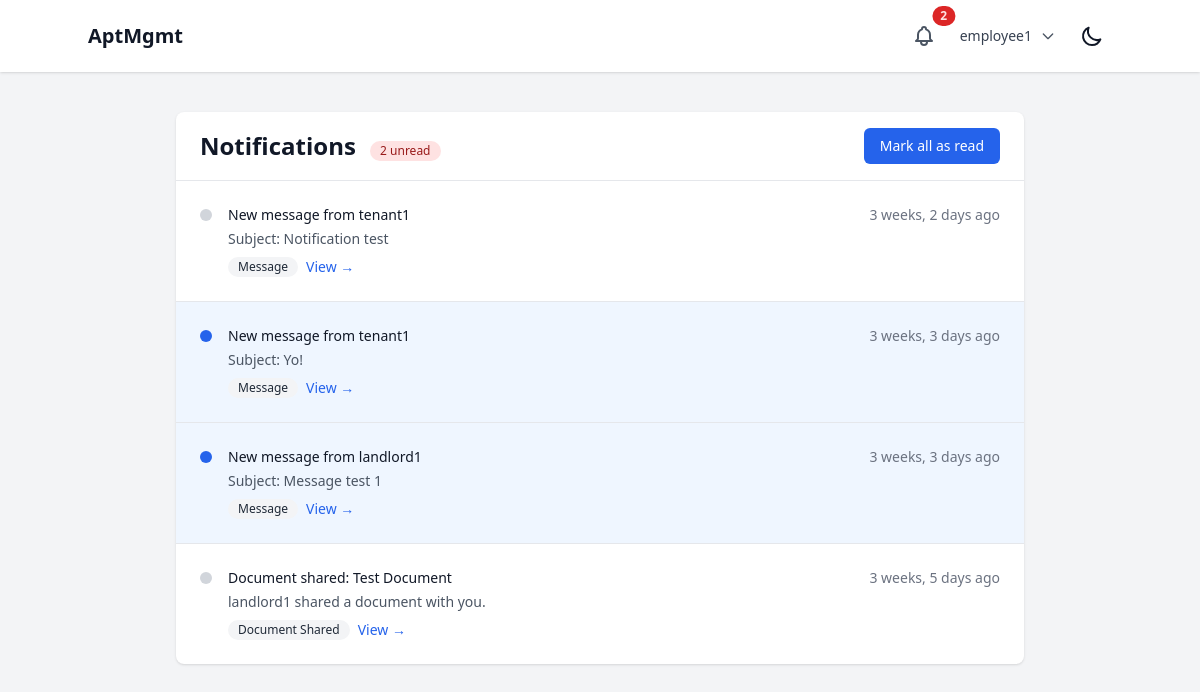
Page /messages/notifications/ (signed in) on the committed database.
### users/models.py (models this page shows, shortened)
class User(AbstractUser):
    class Role(models.TextChoices):
        SUPERUSER = "SUPERUSER", "Superuser"
        LANDLORD = "LANDLORD", "Landlord"
        EMPLOYEE = "EMPLOYEE", "Employee"
        TENANT = "TENANT", "Tenant"
    role = models.CharField(max_length=50, choices=Role.choices)
    company = models.ForeignKey(Company, on_delete=models.CASCADE, related_name="users", null=True, blank=True)
    property = models.ForeignKey(Property, on_delete=models.SET_NULL, related_name="users", null=True, blank=True)
    apartment_unit = models.ForeignKey('properties.ApartmentUnit', on_delete=models.SET_NULL, null=True, blank=True, related_name="tenant")
    assigned_properties = models.ManyToManyField(
        Property,
        related_name="assigned_employees",
        blank=True,
        help_text="Properties this employee has access to (for employees only)"
    )
    phone_number = models.CharField(max_length=20, blank=True, null=True)
    emergency_contact_name = models.CharField(max_length=100, blank=True, null=True)
    emergency_contact_phone = models.CharField(max_length=20, blank=True, null=True)
    emergency_contact_relationship = models.CharField(max_length=50, blank=True, null=True)

### communication/models.py (models this page shows, shortened)
class Notification(models.Model):
    class NotificationType(models.TextChoices):
        MAINTENANCE_REQUEST = "MAINTENANCE_REQUEST", "Maintenance Request"
        RENT_PAYMENT = "RENT_PAYMENT", "Rent Payment"
        MESSAGE = "MESSAGE", "Message"
        LEASE_EXPIRATION = "LEASE_EXPIRATION", "Lease Expiration"
        WORK_ASSIGNMENT = "WORK_ASSIGNMENT", "Work Assignment"
        DOCUMENT_SHARED = "DOCUMENT_SHARED", "Document Shared"
        GENERAL = "GENERAL", "General"
    recipient = models.ForeignKey(User, on_delete=models.CASCADE, related_name="notifications")
    notification_type = models.CharField(max_length=50, choices=NotificationType.choices)
    title = models.CharField(max_length=255)
    message = models.TextField()
    is_read = models.BooleanField(default=False)
    created_at = models.DateTimeField(auto_now_add=True)
    link_url = models.URLField(blank=True, null=True)
    class Meta:
        ordering = ['-created_at']

### communication/views.py (the view)
# urls.py: path('notifications/', views.notification_list, name='notification_list'),
@login_required
def notification_list(request):
    notifications = Notification.objects.filter(
        recipient=request.user
    ).order_by('-created_at')
    paginator = Paginator(notifications, 20)
    page_number = request.GET.get('page')
    page_obj = paginator.get_page(page_number)
    context = {
        'page_obj': page_obj,
        'total_notifications': notifications.count(),
        'unread_count': notifications.filter(is_read=False).count(),
    }
    return render(request, 'communication/notification_list.html', context)

### core/context_processors.py (called while the page is built)
def notifications(request):
    if request.user.is_authenticated:
        unread_notifications = Notification.objects.filter(
            recipient=request.user,
            is_read=False
        ).order_by('-created_at')
        recent_unread_notifications = unread_notifications[:5]
        return {
            'unread_notifications_count': unread_notifications.count(),
            'recent_notifications': recent_unread_notifications,
            'has_unread_notifications': unread_notifications.exists(),
        }
    return {
        'unread_notifications_count': 0,
        'recent_notifications': [],
        'has_unread_notifications': False,
    }

### communication/templates/communication/notification_list.html (shortened to what this page needs)
{% extends 'base.html' %}
{% load static %}
{% block content %}
<div class="max-w-4xl mx-auto p-6">
    <div class="bg-white dark:bg-gray-800 rounded-lg shadow">
        <div class="px-6 py-4 border-b border-gray-200 dark:border-gray-700">
            <div class="flex justify-between items-center">
                <h1 class="text-2xl font-bold text-gray-900 dark:text-white">
                    Notifications
                    {% if unread_count > 0 %}
                    <span class="ml-2 inline-flex items-center px-2.5 py-0.5 rounded-full text-xs font-medium bg-red-100 text-red-800 dark:bg-red-900 dark:text-red-200">
                        {{ unread_count }} unread
                    </span>
                    {% endif %}
                </h1>
                {% if unread_count > 0 %}
                <button type="button"
                        onclick="markAllRead()"
                        class="px-4 py-2 bg-blue-600 text-white text-sm font-medium rounded-md hover:bg-blue-700 focus:outline-none focus:ring-2 focus:ring-offset-2 focus:ring-blue-500">
                    Mark all as read
                </button>
                {% endif %}
            </div>
        </div>
        <div class="divide-y divide-gray-200 dark:divide-gray-700">
            {% for notification in page_obj %}
            <div class="p-6 {% if not notification.is_read %}bg-blue-50 dark:bg-blue-900/10{% endif %}">
                <div class="flex items-start space-x-4">
                    <div class="flex-shrink-0">
                        {% if not notification.is_read %}
                        <div class="w-3 h-3 bg-blue-600 rounded-full mt-1"></div>
                        {% else %}
                        <div class="w-3 h-3 bg-gray-300 rounded-full mt-1"></div>
                        {% endif %}
                    </div>
                    <div class="min-w-0 flex-1">
                        <div class="flex items-center justify-between">
                            <p class="text-sm font-medium text-gray-900 dark:text-white">
                                {{ notification.title }}
                            </p>
                            <p class="text-sm text-gray-500 dark:text-gray-400">
                                {{ notification.created_at|timesince }} ago
                            </p>
                        </div>
                        <p class="mt-1 text-sm text-gray-600 dark:text-gray-400">
                            {{ notification.message }}
                        </p>
                        <div class="mt-2 flex items-center space-x-2">
                            <span class="inline-flex items-center px-2.5 py-0.5 rounded-full text-xs font-medium bg-gray-100 text-gray-800 dark:bg-gray-700 dark:text-gray-200">
                                {{ notification.get_notification_type_display }}
                            </span>
                            {% if notification.link_url %}
                            <a href="{% url 'communication:mark_notification_read' notification.id %}"
                               class="text-blue-600 hover:text-blue-800 dark:text-blue-400 dark:hover:text-blue-200 text-sm font-medium">
                                View →
                            </a>
                            {% endif %}
                        </div>
                    </div>
                </div>
            </div>
            {% endfor %}
        </div>
    </div>
</div>
{% endblock %}

### core/templates/base.html (shortened to what this page needs)
{% load static %}
<!DOCTYPE html>
<html lang="en" x-data="{ darkMode: localStorage.getItem('darkMode') === 'true' }" x-init="$watch('darkMode', val => localStorage.setItem('darkMode', val))" :class="{ 'dark': darkMode }">
<head>
    <script src="https://cdn.tailwindcss.com"></script>
</head>
<body class="bg-gray-100 dark:bg-gray-900 text-gray-900 dark:text-gray-100">
    <header class="p-4 bg-white dark:bg-gray-800 shadow">
        <div class="container mx-auto flex justify-between items-center">
            {% if user.is_authenticated %}
                <a href="{% url 'core:dashboard_redirect' %}" class="text-xl font-bold hover:text-gray-600 dark:hover:text-gray-300 transition-colors duration-200">AptMgmt</a>
            {% else %}
                <h1 class="text-xl font-bold">AptMgmt</h1>
            {% endif %}
            <div class="flex items-center space-x-4">
                {% if user.is_authenticated %}
                    <div class="relative" x-data="{ open: false }">
                        <button @click="open = !open" class="relative p-2 text-gray-600 dark:text-gray-300 hover:text-gray-900 dark:hover:text-white focus:outline-none focus:ring-2 focus:ring-offset-2 focus:ring-blue-500">
                            {% if has_unread_notifications %}
                            <span class="absolute top-0 right-0 inline-flex items-center justify-center px-2 py-1 text-xs font-bold leading-none text-red-100 transform translate-x-1/2 -translate-y-1/2 bg-red-600 rounded-full">{{ unread_notifications_count }}</span>
                            {% endif %}
                        </button>
                    </div>
                    <div class="relative" x-data="{ open: false }">
                        <button @click="open = !open" class="flex items-center space-x-2 text-sm rounded-full focus:outline-none focus:ring-2 focus:ring-offset-2 focus:ring-blue-500">
                            <span class="text-gray-700 dark:text-gray-300">{{ user.username }}</span>
                            <svg class="w-4 h-4 text-gray-600 dark:text-gray-300" fill="none" stroke="currentColor" viewBox="0 0 24 24">
                                <path stroke-linecap="round" stroke-linejoin="round" stroke-width="2" d="M19 9l-7 7-7-7"></path>
                            </svg>
                        </button>
                    </div>
                {% endif %}
                <button @click="darkMode = !darkMode" class="p-2 rounded-md focus:outline-none focus:ring-2 focus:ring-offset-2 focus:ring-offset-gray-800 focus:ring-white">
                    <svg x-show="!darkMode" class="w-6 h-6" fill="none" stroke="currentColor" viewBox="0 0 24 24" xmlns="http://www.w3.org/2000/svg"><path stroke-linecap="round" stroke-linejoin="round" stroke-width="2" d="M20.354 15.354A9 9 0 018.646 3.646 9.003 9.003 0 0012 21a9.003 9.003 0 008.354-5.646z"></path></svg>
                </button>
            </div>
        </div>
    </header>
    <main class="p-4" id="content">
        {% block content %}{% endblock %}
    </main>
</body>
</html>

### rows in the picture
User: username "employee1"
Notification: is_read True (drawn), title "New message from tenant1", created_at "3 weeks, 2 days", message "Subject: Notification test", notification_type "Message", shows "View →"
Notification: is_read False (drawn), title "New message from tenant1", created_at "3 weeks, 3 days", message "Subject: Yo!", notification_type "Message", shows "View →"
Notification: is_read False (drawn), title "New message from landlord1", created_at "3 weeks, 3 days", message "Subject: Message test 1", notification_type "Message", shows "View →"
Notification: is_read True (drawn), title "Document shared: Test Document", created_at "3 weeks, 5 days", message "landlord1 shared a document with you.", notification_type "Document Shared", link_url "View →"

### other values in the picture
{{ unread_notifications_count }} "2"
{{ unread_count }} "2"
